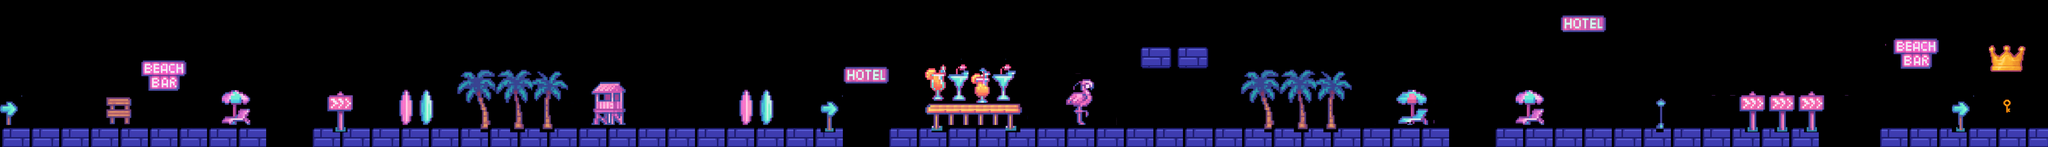

Below is a game level as drawn by its tile map, then a one-line description and the .tmx that defines it (tile-layer data replaced by summaries):
An orthogonal 277x20 tile map with 32x32 px tiles, 1 tile layer (Tile Layer 1), 3 tilesets and 46 objects.

<map version="1.10" tiledversion="1.11.2" orientation="orthogonal" renderorder="right-down" width="277" height="20" tilewidth="32" tileheight="32" infinite="0" nextlayerid="8" nextobjectid="72">
 <tileset firstgid="1" source="obstacles-map-louise.tsx" />
 <tileset firstgid="1981" source="../lou/obstacles-map-lou2.tsx" />
 <tileset firstgid="3005" source="divers.tsx" />
 <layer id="3" name="Tile Layer 1" width="277" height="20">
  <data>[5540 cells, 1673 non-empty, 519 distinct tile ids]</data>
 </layer>
 <objectgroup id="5" name="Coins">
  <object id="45" x="495.423" y="357.63" width="41.7158" height="38.6266" />
  <object id="46" x="627.426" y="203.626" width="41.7158" height="38.6266" />
  <object id="47" x="693.428" y="203.626" width="41.7158" height="38.6266" />
  <object id="48" x="755.029" y="202.159" width="41.7158" height="38.6266" />
  <object id="49" x="2595.75" y="301.895" width="41.7158" height="38.6266" />
  <object id="50" x="2654.41" y="301.895" width="41.7158" height="38.6266" />
  <object id="51" x="3661.49" y="231.388" width="41.7158" height="38.6266" />
  <object id="52" x="3725.11" y="234.143" width="41.7158" height="38.6266" />
  <object id="53" x="3783.39" y="235.432" width="41.7158" height="38.6266" />
  <object id="54" x="4986.48" y="140.558" width="41.7158" height="38.6266" />
  <object id="55" x="5139.01" y="139.091" width="41.7158" height="38.6266" />
  <object id="56" x="6280.11" y="452.966" width="41.7158" height="38.6266" />
  <object id="57" x="6350.51" y="395.764" width="41.7158" height="38.6266" />
  <object id="58" x="6428.25" y="448.566" width="41.7158" height="38.6266" />
  <object id="59" x="6791.99" y="14.4209" width="41.7158" height="38.6266" />
  <object id="60" x="6871.19" y="14.4209" width="41.7158" height="38.6266" />
  <object id="61" x="7972.69" y="357.63" width="41.7158" height="38.6266" />
  <object id="62" x="8068.02" y="419.232" width="41.7158" height="38.6266" />
  <object id="63" x="8328.32" y="439.918" width="41.7158" height="38.6266" />
  <object id="64" x="8257.36" y="441.257" width="41.7158" height="38.6266" />
 </objectgroup>
 <objectgroup id="6" name="Key">
  <object id="65" x="8654.55" y="424.992" width="58.2782" height="69.3904">
   <properties>
    <property name="sprite key" value="" />
   </properties>
  </object>
 </objectgroup>
 <objectgroup id="7" name="Enemy">
  <properties>
   <property name="sprite" value="enemy/sharkk.png" />
  </properties>
  <object id="67" x="2901.04" y="427.938" width="118.297" height="122.24">
   <properties>
    <property name="sprite" value="enemy/sharkk.png" />
   </properties>
  </object>
  <object id="69" x="7320.46" y="429.026" width="118.297" height="122.24">
   <properties>
    <property name="sprite" value="enemy/sharkk.png" />
   </properties>
  </object>
  <object id="70" x="6868.02" y="429.026" width="118.297" height="122.24">
   <properties>
    <property name="sprite" value="enemy/crabb.png" />
   </properties>
  </object>
  <object id="71" x="5277.1" y="425.442" width="118.297" height="122.24">
   <properties>
    <property name="sprite" value="enemy/crabb.png" />
   </properties>
  </object>
 </objectgroup>
 <objectgroup id="4" name="Collisions">
  <object id="3" x="4.58821" y="555.173" width="1151.28" height="91.7642" />
  <object id="4" x="460.989" y="420.072" width="112.411" height="130.764" />
  <object id="5" x="614.82" y="263.822" width="192.705" height="66.529" />
  <object id="6" x="642.349" y="330.351" width="133.058" height="64.2349" />
  <object id="7" x="1342.37" y="559.761" width="2309.36" height="89.4701" />
  <object id="8" x="2565.59" y="415.222" width="135.352" height="139.94" />
  <object id="9" x="2598.83" y="365.895" width="100.941" height="48.1762" />
  <object id="10" x="3842.51" y="555.173" width="2430.58" height="87.176" />
  <object id="12" x="3655.56" y="290.862" width="188.117" height="71.1172" />
  <object id="17" x="1815.16" y="412.715" width="58.6485" height="142.143" />
  <object id="18" x="1726.9" y="413.57" width="58.6485" height="142.143" />
  <object id="21" x="3286.92" y="415.072" width="56.8108" height="142.027" />
  <object id="22" x="3197.37" y="414.616" width="55.5197" height="143.318" />
  <object id="24" x="4625.12" y="407.573" width="99.419" height="142.027" />
  <object id="25" x="4664.29" y="341.724" width="61.9755" height="64.5578" />
  <object id="26" x="4939.8" y="203.57" width="125.239" height="92.5201" />
  <object id="27" x="5100.76" y="205.294" width="125.671" height="88.6435" />
  <object id="28" x="6470.22" y="559.07" width="1402.5" height="81.3428" />
  <object id="29" x="8139.16" y="557.779" width="730.243" height="82.634" />
  <object id="30" x="6755.5" y="67.4139" width="190.698" height="69.2704" />
  <object id="42" x="4010.76" y="456.405" width="404.736" height="96.8784" />
 </objectgroup>
</map>
